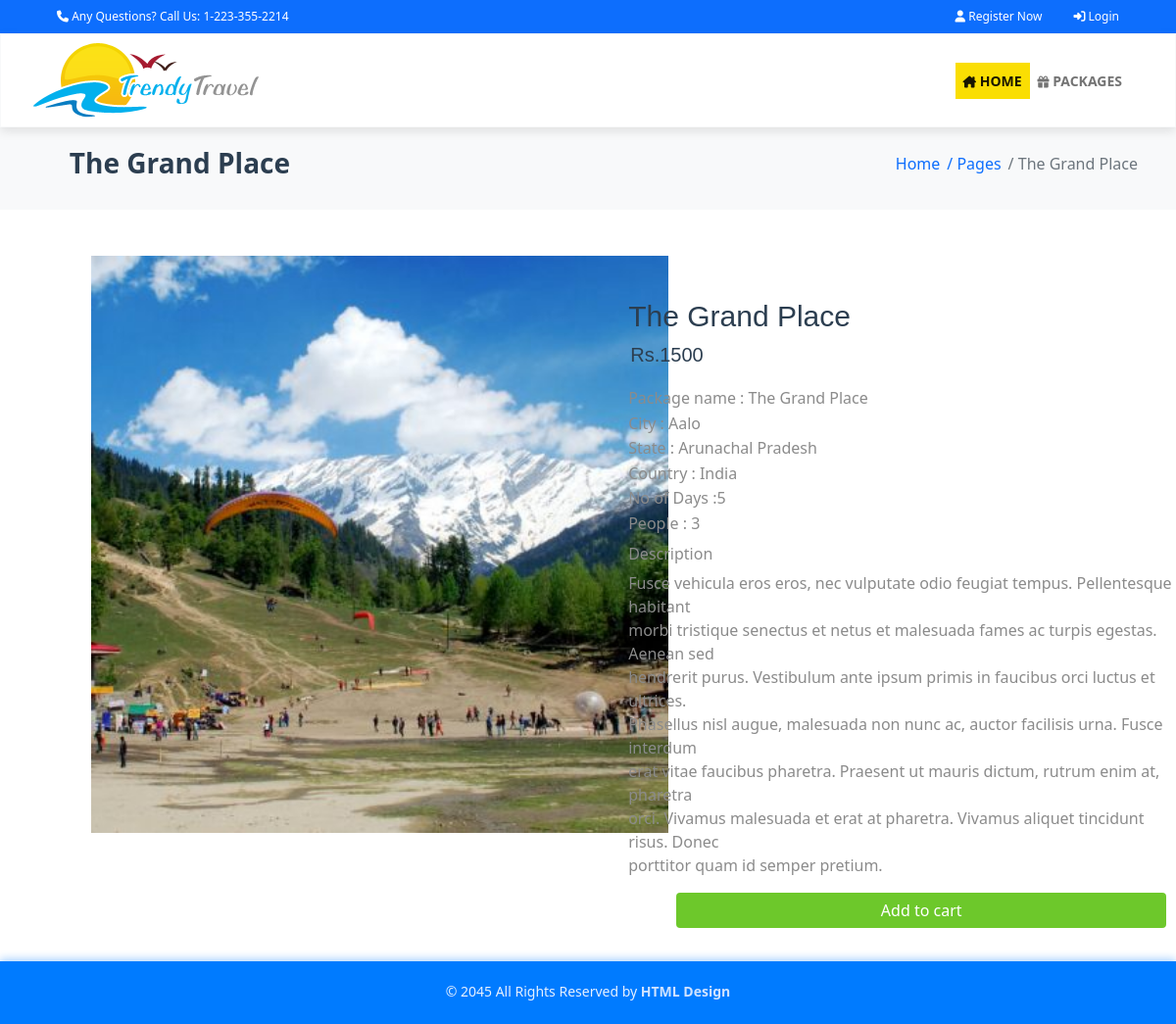
Page /package_details.php?p=1 on the committed database.
### tables this page shows
CREATE TABLE `tbl_package` (
  `package_id` int(11) NOT NULL,
  `pack_name` varchar(100) NOT NULL,
  `pack_image` varchar(255) DEFAULT NULL,
  `pack_description` varchar(100) NOT NULL,
  `city_id` int(11) NOT NULL,
  `state_id` int(11) NOT NULL,
  `country` varchar(50) NOT NULL,
  `no_of_days` int(11) NOT NULL,
  `no_of_people` int(11) NOT NULL,
  `price` int(11) NOT NULL,
  `status` tinyint(4) NOT NULL DEFAULT 1 COMMENT '0-inactive,1-active',
  `created_at` datetime NOT NULL DEFAULT current_timestamp(),
  `updated_at` datetime NOT NULL DEFAULT current_timestamp()
);

CREATE TABLE `city` (
  `id` int(11) NOT NULL,
  `name` varchar(100) NOT NULL,
  `districtid` int(11) DEFAULT NULL,
  `state_id` int(11) DEFAULT NULL,
  `description` text NOT NULL,
  `status` varchar(10) DEFAULT NULL
);

CREATE TABLE `state` (
  `state_id` int(11) NOT NULL,
  `state_title` varchar(100) NOT NULL,
  `state_description` text NOT NULL,
  `status` varchar(10) NOT NULL
);

### package_details.php (the view, shortened to what this page needs)
<?php
include "dbconfig.php";
include "header.php";
include "nav.php";
$id = $_GET['p'];
$sql = "SELECT * FROM tbl_package tp JOIN city c on tp.city_id=c.id JOIN state s on c.state_id=s.state_id WHERE package_id=$id";
$result = $conn->query($sql);
    while($row=$result->fetch_assoc()){
?>
<div class="container-fluid pagenav">
<ul class="nav justify-content-end">
	 <li class="nav-item">
    <a class="nav-link pagenavtitle" aria-current="page" href="#"><?php echo $row["pack_name"]?></a>
  </li>
  <li class="nav-item">
    <a class="nav-link active pagelinks" aria-current="page" href="index.php">Home</a>
  </li>
  <li class="nav-item">
    <a class="nav-link pagelinks" href="allpackages.php">/ Pages</a>
  </li>
  <li class="nav-item">
    <a class="nav-link disabled pagelinks" href="#" tabindex="-1" aria-disabled="true">/ <?php echo $row["pack_name"]?></a>
  </li>
</ul>
</div>
<div class="img_container">
  <div>
<img src="<?php echo $row["pack_image"]?>" class="img-thumbnail pkg1img" alt="...">
  </div>
<div class="imgdetails">
<p class="package_title"><?php echo $row["pack_name"]?></p>
	<span class="packageprice">Rs.<?php echo $row["price"]?></span>
  <div class="page_dtl">
<p class="pageinfo pgdtl">Package name : <?php echo $row["pack_name"]?></p>
<p class="pageinfo pgdtl">City : <?php echo $row["name"]?></p>
<p class="pageinfo pgdtl">State : <?php echo $row["state_title"]?></p>
<p class="pageinfo pgdtl">Country : <?php echo $row["country"]?></p>
<p class="pageinfo pgdtl">No of Days :<?php echo $row["no_of_days"]?></p>
<p class="pageinfo pgdtl">People : <?php echo $row["no_of_people"]?></p>
</div>
<h2 class="pageinfo">Description</h2>
<p class="pageinfo">Fusce vehicula eros eros, nec vulputate odio feugiat tempus. Pellentesque habitant <br>morbi tristique senectus et netus et malesuada fames ac turpis egestas. Aenean sed<br> hendrerit purus. Vestibulum ante ipsum primis in faucibus orci luctus et ultrices.<br> Phasellus nisl augue, malesuada non nunc ac, auctor facilisis urna. Fusce interdum<br> erat vitae faucibus pharetra. Praesent ut mauris dictum, rutrum enim at, pharetra<br> orci. Vivamus malesuada et erat at pharetra. Vivamus aliquet tincidunt risus. Donec<br> porttitor quam id semper pretium.</p>
<div class="addtobtn">
<a type="button" class="btn btn-success pkgbtn addtocart_btn" href="cart.php?p=<?php echo $row['package_id']; ?>">Add to cart</a>
</div>
</div>
</div>
<?php
}
include "footer.php";
?>

### css/style.css (style rules this page uses)
.pkgbtn,.pkg_addtobtn { background-color: #6dc82b!important; border: #6dc82b!important; }
.addtocart_btn { width: 500px; display: inline-block; }
.pagenavtitle { color: #2c3e50!important; margin: 7px 0px; font-size: 28px; font-weight: 600; text-transform: capitalize; position: absolute; right: 74%; }
.pagenav { background-color: #f8f9fa; height: 84px; }
.pagelinks { margin: -36px; margin-top: 17px; margin-right: 11px; }
.img_container { display: flex; }
.package_title { text-transform: capitalize; font-size: 30px; color: #2c3e50; font-family: sans-serif; font-weight: normal; margin-top: 86px; margin-bottom: 2px; }
.imgdetails { margin-left: 34px; }
.pageinfo { font-size: 16px; color: #8b8b8b; margin-top: 5px; }
.packageprice { color: #2c3e50; font-family: sans-serif; font-weight: normal; font-size: 1.25em; margin-left: 2px; }
.addtobtn { margin-left: 49px; }
.page_dtl { margin-top: 25px; }
.pgdtl { line-height: 0.6; }
.pkg1img { width: 597px!important; border: none!important; margin-left: 89px; margin-top: 43px; margin-bottom: 45px; }

### rows in the picture
tbl_package: pack_name "The Grand Place", pack_image (picture), price "1500", city.name "Aalo", state.state_title "Arunachal Pradesh", country "India", no_of_days "5", no_of_people "3"
